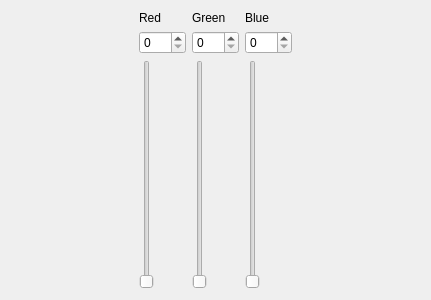
<?xml version="1.0" encoding="UTF-8"?>
<ui version="4.0">
 <class>Form</class>
 <widget class="QWidget" name="Form">
  <property name="geometry">
   <rect>
    <x>0</x>
    <y>0</y>
    <width>431</width>
    <height>300</height>
   </rect>
  </property>
  <property name="windowTitle">
   <string>Form</string>
  </property>
  <layout class="QHBoxLayout" name="horizontalLayout_2">
   <item>
    <layout class="QHBoxLayout" name="horizontalLayout">
     <item>
      <layout class="QVBoxLayout" name="verticalLayout">
       <item>
        <widget class="QLabel" name="red_lbl">
         <property name="text">
          <string>Red</string>
         </property>
        </widget>
       </item>
       <item>
        <widget class="QSpinBox" name="red_spb">
         <property name="maximum">
          <number>255</number>
         </property>
        </widget>
       </item>
       <item>
        <widget class="QSlider" name="red_vsl">
         <property name="maximum">
          <number>255</number>
         </property>
         <property name="orientation">
          <enum>Qt::Vertical</enum>
         </property>
        </widget>
       </item>
      </layout>
     </item>
     <item>
      <layout class="QVBoxLayout" name="verticalLayout_2">
       <item>
        <widget class="QLabel" name="grn_lbl">
         <property name="text">
          <string>Green</string>
         </property>
        </widget>
       </item>
       <item>
        <widget class="QSpinBox" name="grn_spb">
         <property name="maximum">
          <number>255</number>
         </property>
        </widget>
       </item>
       <item>
        <widget class="QSlider" name="grn_vsl">
         <property name="maximum">
          <number>255</number>
         </property>
         <property name="orientation">
          <enum>Qt::Vertical</enum>
         </property>
        </widget>
       </item>
      </layout>
     </item>
     <item>
      <layout class="QVBoxLayout" name="verticalLayout_3">
       <item>
        <widget class="QLabel" name="ble_lbl">
         <property name="text">
          <string>Blue</string>
         </property>
        </widget>
       </item>
       <item>
        <widget class="QSpinBox" name="ble_spb">
         <property name="maximum">
          <number>255</number>
         </property>
        </widget>
       </item>
       <item>
        <widget class="QSlider" name="ble_vsl">
         <property name="maximum">
          <number>255</number>
         </property>
         <property name="orientation">
          <enum>Qt::Vertical</enum>
         </property>
        </widget>
       </item>
      </layout>
     </item>
    </layout>
   </item>
  </layout>
 </widget>
 <resources/>
 <connections>
  <connection>
   <sender>red_spb</sender>
   <signal>valueChanged(int)</signal>
   <receiver>red_vsl</receiver>
   <slot>setValue(int)</slot>
   <hints>
    <hint type="sourcelabel">
     <x>76</x>
     <y>61</y>
    </hint>
    <hint type="destinationlabel">
     <x>24</x>
     <y>166</y>
    </hint>
   </hints>
  </connection>
  <connection>
   <sender>red_vsl</sender>
   <signal>valueChanged(int)</signal>
   <receiver>red_spb</receiver>
   <slot>setValue(int)</slot>
   <hints>
    <hint type="sourcelabel">
     <x>19</x>
     <y>136</y>
    </hint>
    <hint type="destinationlabel">
     <x>98</x>
     <y>67</y>
    </hint>
   </hints>
  </connection>
  <connection>
   <sender>grn_spb</sender>
   <signal>valueChanged(int)</signal>
   <receiver>grn_vsl</receiver>
   <slot>setValue(int)</slot>
   <hints>
    <hint type="sourcelabel">
     <x>197</x>
     <y>65</y>
    </hint>
    <hint type="destinationlabel">
     <x>154</x>
     <y>172</y>
    </hint>
   </hints>
  </connection>
  <connection>
   <sender>grn_vsl</sender>
   <signal>valueChanged(int)</signal>
   <receiver>grn_spb</receiver>
   <slot>setValue(int)</slot>
   <hints>
    <hint type="sourcelabel">
     <x>153</x>
     <y>212</y>
    </hint>
    <hint type="destinationlabel">
     <x>231</x>
     <y>68</y>
    </hint>
   </hints>
  </connection>
  <connection>
   <sender>ble_spb</sender>
   <signal>valueChanged(int)</signal>
   <receiver>ble_vsl</receiver>
   <slot>setValue(int)</slot>
   <hints>
    <hint type="sourcelabel">
     <x>338</x>
     <y>67</y>
    </hint>
    <hint type="destinationlabel">
     <x>294</x>
     <y>170</y>
    </hint>
   </hints>
  </connection>
  <connection>
   <sender>ble_vsl</sender>
   <signal>valueChanged(int)</signal>
   <receiver>ble_spb</receiver>
   <slot>setValue(int)</slot>
   <hints>
    <hint type="sourcelabel">
     <x>293</x>
     <y>209</y>
    </hint>
    <hint type="destinationlabel">
     <x>365</x>
     <y>74</y>
    </hint>
   </hints>
  </connection>
 </connections>
</ui>
